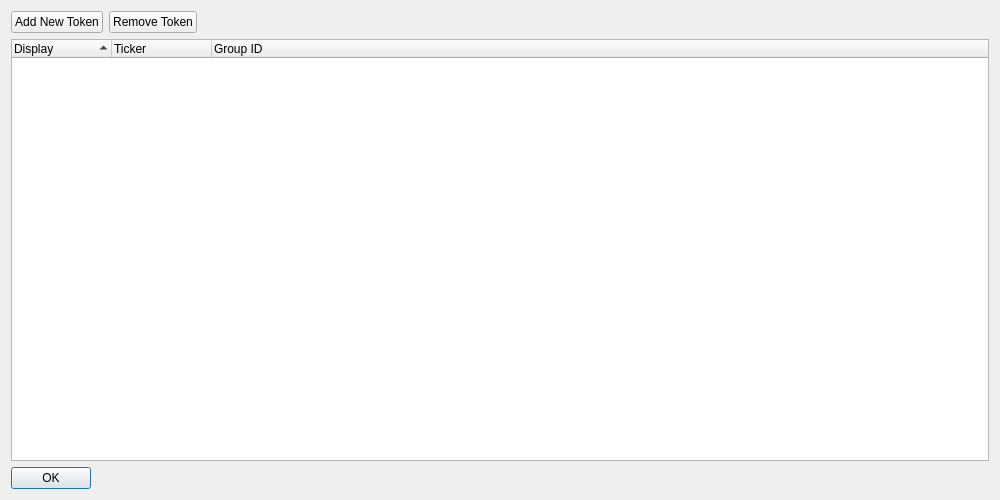
<?xml version="1.0" encoding="UTF-8"?>
<ui version="4.0">
 <class>TokenDisplayDialog</class>
 <widget class="QDialog" name="TokenDisplayDialog">
  <property name="geometry">
   <rect>
    <x>0</x>
    <y>0</y>
    <width>1000</width>
    <height>500</height>
   </rect>
  </property>
  <property name="windowTitle">
   <string>Token Display Manager</string>
  </property>
  <layout class="QVBoxLayout" name="verticalLayout">
   <item>
    <layout class="QHBoxLayout" name="topHorizontalLayout">
     <item>
      <widget class="QPushButton" name="addTokenButton">
       <property name="toolTip">
        <string>&lt;html&gt;&lt;head/&gt;&lt;body&gt;&lt;p&gt;Add a token to the list below&lt;/p&gt;&lt;/body&gt;&lt;/html&gt;</string>
       </property>
       <property name="text">
        <string>Add New Token</string>
       </property>
      </widget>
     </item>
     <item>
      <widget class="QPushButton" name="removeTokenButton">
       <property name="toolTip">
        <string>&lt;html&gt;&lt;head/&gt;&lt;body&gt;&lt;p&gt;Remove a token from the list below&lt;/p&gt;&lt;/body&gt;&lt;/html&gt;</string>
       </property>
       <property name="text">
        <string>Remove Token</string>
       </property>
      </widget>
     </item>
     <item>
      <spacer name="horizontalSpacer">
       <property name="orientation">
        <enum>Qt::Horizontal</enum>
       </property>
       <property name="sizeHint" stdset="0">
        <size>
         <width>40</width>
         <height>20</height>
        </size>
       </property>
      </spacer>
     </item>
    </layout>
   </item>
   <item>
    <layout class="QHBoxLayout" name="treeHorizontalLayout">
     <item>
      <widget class="TokenDisplayTreeWidget" name="treeWidget">
       <property name="contextMenuPolicy">
        <enum>Qt::CustomContextMenu</enum>
       </property>
       <property name="sortingEnabled">
        <bool>false</bool>
       </property>
       <property name="columnCount">
        <number>3</number>
       </property>
       <attribute name="headerShowSortIndicator" stdset="0">
        <bool>true</bool>
       </attribute>
       <attribute name="headerStretchLastSection">
        <bool>true</bool>
       </attribute>
       <column>
        <property name="text">
         <string>Display</string>
        </property>
       </column>
       <column>
        <property name="text">
         <string>Ticker</string>
        </property>
       </column>
       <column>
        <property name="text">
         <string>Group ID</string>
        </property>
       </column>
      </widget>
     </item>
    </layout>
   </item>
   <item>
    <widget class="QDialogButtonBox" name="buttonBox">
     <property name="sizePolicy">
      <sizepolicy hsizetype="Maximum" vsizetype="Fixed">
       <horstretch>0</horstretch>
       <verstretch>0</verstretch>
      </sizepolicy>
     </property>
     <property name="orientation">
      <enum>Qt::Horizontal</enum>
     </property>
     <property name="standardButtons">
      <set>QDialogButtonBox::Ok</set>
     </property>
    </widget>
   </item>
  </layout>
 </widget>
 <customwidgets>
  <customwidget>
   <class>TokenDisplayTreeWidget</class>
   <extends>QTreeWidget</extends>
   <header>tokendisplaytreewidget.h</header>
  </customwidget>
 </customwidgets>
 <resources/>
 <connections/>
</ui>
